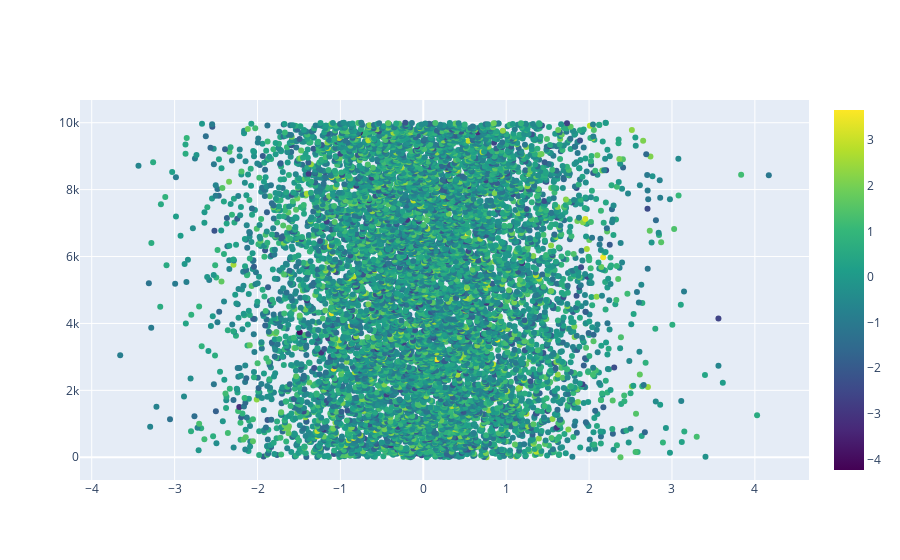

Here is the notebook cell this chart was saved with:
### Markdown cell above
Practise Problems:

### Code cell
import plotly.graph_objects as go
import numpy as np
  
n = 10000
plot = go.Figure(data=[go.Scatter(
    x = np.random.randn(n),
    mode = 'markers',
    marker=dict(
        color=np.random.randn(n),
        colorscale='Viridis',
        showscale=True
    )
)
])
                  
plot.show()

### Figure 1 — Plotly figure (JSON) as saved in the notebook; plotly's stock layout.template omitted (floating-point values rounded to 4 significant figures; data arrays with more than 128 entries replaced by an {"elided": "..."} marker saying what was removed)
{"data": [{"marker": {"color": {"elided": "10000 float values"}, "colorscale": [[0, "#440154"], [0.1111, "#482878"], [0.2222, "#3e4989"], [0.3333, "#31688e"], [0.4444, "#26828e"], [0.5556, "#1f9e89"], [0.6667, "#35b779"], [0.7778, "#6ece58"], [0.8889, "#b5de2b"], [1, "#fde725"]], "showscale": true}, "mode": "markers", "type": "scatter", "x": {"elided": "10000 float values"}}], "layout": {}}
